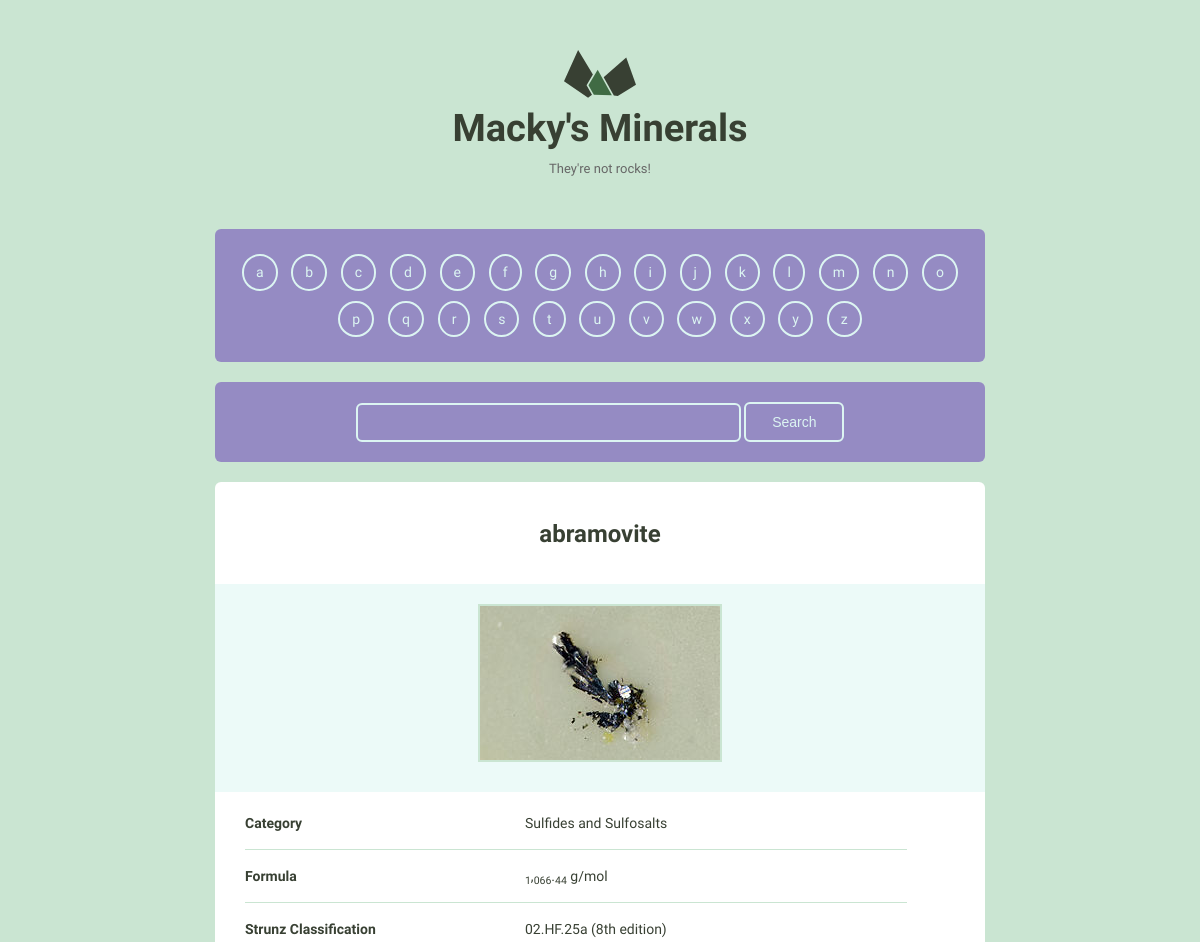
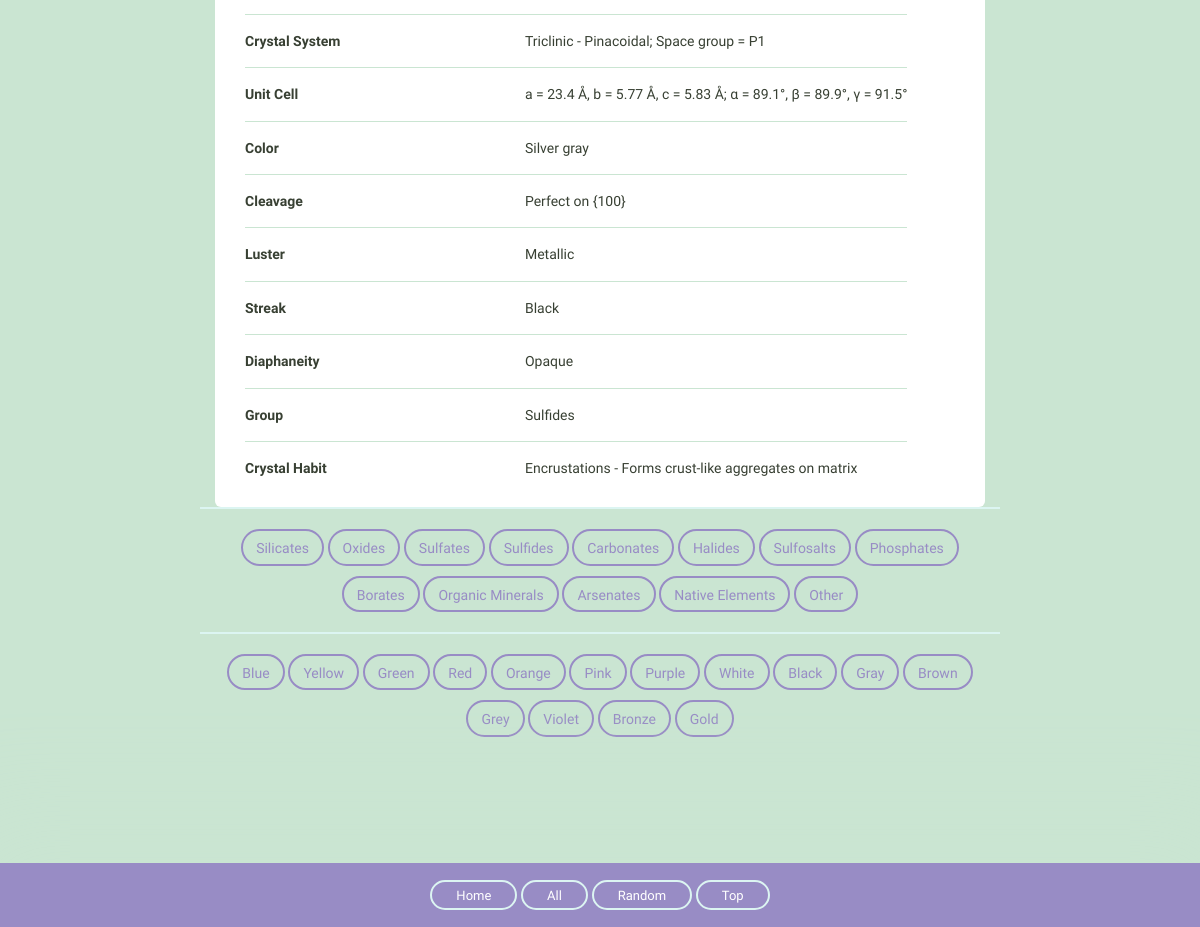
The page /detail/4 on the database its author committed (2 pictures, top to bottom).
### mineralsearchapp/models.py (models this page shows, shortened)
class Mineral(models.Model):
    name = models.CharField(max_length=256, unique=True)
    image_filename = models.CharField(max_length=256)
    image_caption = models.CharField(max_length=256)
    category = models.CharField(max_length=256)
    formula = models.CharField(max_length=256)
    strunz_classification = models.CharField(max_length=256)
    crystal_system = models.CharField(max_length=256)
    unit_cell = models.TextField(max_length=528)
    color = models.CharField(max_length=256)
    crystal_symmetry = models.CharField(max_length=256)
    cleavage = models.CharField(max_length=256)
    mohs_scale_hardness = models.CharField(max_length=256)
    luster = models.CharField(max_length=256)
    streak = models.CharField(max_length=256)
    diaphaneity = models.CharField(max_length=256)
    group = models.CharField(max_length=256)
    optical_properties = models.CharField(max_length=256)
    refractive_index = models.CharField(max_length=256)
    crystal_habit = models.CharField(max_length=256)
    specific_gravity = models.CharField(max_length=256)
    @property
    def fields_lower(self):
        cleaned_fields = {}
        for field in self._meta.fields:
            if field.name not in ('image_filename', 'image_caption', 'id', 'name'):
                if field.value_to_string(self):
                    without_underscores = field.name.replace("_", " ")
                    cleaned_fields.update(
                        {without_underscores: field.value_to_string(self)}
                    )
        return cleaned_fields

### mineralsearchapp/views.py (the view)
# urls.py: url(r'detail/(?P<pk>\d+)$', views.detail, name='detail'),
def detail(request, pk):
    mineral = Mineral.objects.get(id=pk)
    fields = mineral.fields_lower
    context = {
        'mineral': mineral,
        'pagination_list': ALPHABET,
        'form': MineralSearchForm(),
        'groups': GROUPS,
        'fields': fields,
        'colours': COLOURS,
    }
    return render(request, 'mineralsearchapp/detail.html', context)

### mineralsearchapp/forms.py
class MineralSearchForm(forms.Form):
    q = forms.CharField(max_length=48)

### mineralsearchapp/templates/mineralsearchapp/detail.html
{% extends 'mineralsearchapp/layout.html' %}
{% load staticfiles %}
{% block body %}
  <div class="grid-100">
    <div class="mineral__container">
      <h1 class="mineral__name">{{ mineral.name }}</h1>
      <div class="mineral__image-bg">
        <img class="mineral__image" src="{% static 'mineralsearchapp/images/' %}{{ mineral.name }}.jpg">
        <p class="mineral__caption">{{ mineral.image_caption }}</p>
      </div>
      <div class="mineral__table-container">
        <table class="mineral__table">
          {% for key, value in fields.items %}
          {% if value %}
          <tr>
            <td class="mineral__category">{{ key|title }}</td>
            <td>{{ value|safe }}</td>
          </tr>
          {% endif %}
          {% endfor %}
        </table>
      </div>
    </div>
  </div>
{% endblock %}

### mineralsearchapp/static/mineralsearchapp/css/global.css (style rules this page uses)
html { font-family: sans-serif; -ms-text-size-adjust: 100%; -webkit-text-size-adjust: 100%; }
body { margin: 0; }
h1 { font-size: 2em; margin: 0.67em 0; }
sub { font-size: 75%; line-height: 0; position: relative; vertical-align: baseline; bottom: -0.25em; }
img { border: 0; }
input { color: inherit; font: inherit; margin: 0; }
input { line-height: normal; }
table { border-collapse: collapse; border-spacing: 0; }
td, th { padding: 0; }
html { font-size: 62.5%; }
body { background-color: #CAE5D2; font-size: 1.5em; line-height: 1.6; font-weight: 400; font-family: "Cousine"; color: #666; }
.grid, .grid-5, .grid-10, .grid-15, .grid-20, .grid-25, .grid-30, .grid-33, .grid-35, .grid-40, .grid-45, .grid-50, .grid-55, .grid-60, .grid-65, .grid-66, .grid-70, .grid-75, .grid-80, .grid-90, .grid-95, .grid-100 { float: left; box-sizing: border-box; position: relative; }
.grid-100 { width: 100%; padding: 0 15px; }
h1, h2, h3, h4, h5, h6 { margin-top: 0; margin-bottom: 2rem; font-weight: bold; font-family: "Work Sans", sans-serif; color: #384033; }
h1 { font-size: 3.8rem; }
@media (min-width: 550px) { h1 { font-size: 3.8rem; } }
p { margin-top: 0; font-size: 1.6rem; }
input[type="text"] { background: #fff; width: 100%; color: #666; border-radius: 6px; border: 2px solid #CAE5D2; padding: 9px 15px 10px 15px; margin-bottom: 15px; outline: none; box-sizing: border-box; font-size: 1.4rem; font-family: "Work Sans", sans-serif; -webkit-appearance: none; -moz-appearance: none; appearance: none; -webkit-transition: 0.2s; -moz-transition: 0.2s; -ms-transition: 0.2s; -o-transition: 0.2s; transition: 0.2s; }
th, td { padding: 15px; text-align: left; border-bottom: 1px solid #e1e1e1; }
th:first-child, td:first-child { padding-left: 0; }
th:last-child, td:last-child { padding-right: 0; }
input { margin-bottom: 1.5rem; }
table, p, ul { margin-bottom: 2.5rem; }
.mineral__container { background-color: #fff; border-radius: 6px; list-style: none; padding: 3px 0; text-align: center; }
.mineral__name { display: block; width: 100%; margin: 0; font-size: 24px; padding: 30px 0 30px 0; }
.mineral__image { display: block; margin: 0 auto; border: solid 2px #CAE5D2; }
.mineral__image-bg { background-color: #ecfaf8; padding: 20px 0; }
.mineral__caption { font-size: 12px; font-style: italic; padding: 10px 0 0 0; margin: 0; }
.mineral__table { font-size: 14px; color: #384033; }
.mineral__table td { border-color: #CAE5D2; }
.mineral__table tr:last-of-type td { border-bottom: none; padding-bottom: 0; }
.mineral__table-container { padding: 5px 30px 0; }
.mineral__category { font-weight: bold; width: 40%; }
.search-wrapper input { display: inline-block; border: solid 2px #DCF5F2; background: rgba(103, 58, 183, 0); width: 50%; color: #dcf5f2; }
html { scroll-behavior: smooth; }

### rows shown on the page
Mineral: name "abramovite", name (picture), fields "Sulfides and Sulfosalts" "1 , 066 . 44 g/mol" "02.HF.25a (8th edition)" "Triclinic - Pinacoidal; Space group = P1" "a = 23.4 Å, b = 5.77 Å, c = 5.83 Å; α = 89.1°, β = 89.9°, γ = 91.5°" "Silver gray" "Perfect on {100}" "Metallic" "Black" "Opaque" "Sulfides" "Encrustations - Forms crust-like aggregates on matrix"

### other values the page prints
{{ letter }} "a" "b" "c" "d" "e" "f" "g" "h" "i" "j" "k" "l" "m" "n" "o" "p" "q" "r" "s" "t" "u" "v" "w" "x" "y" "z"
{{ key|title }} "Category" "Formula" "Strunz Classification" "Crystal System" "Unit Cell" "Color" "Cleavage" "Luster" "Streak" "Diaphaneity" "Group" "Crystal Habit"
{{ group }} "Silicates" "Oxides" "Sulfates" "Sulfides" "Carbonates" "Halides" "Sulfosalts" "Phosphates" "Borates" "Organic Minerals" "Arsenates" "Native Elements" "Other"
{{ colour }} "Blue" "Yellow" "Green" "Red" "Orange" "Pink" "Purple" "White" "Black" "Gray" "Brown" "Grey" "Violet" "Bronze" "Gold"
